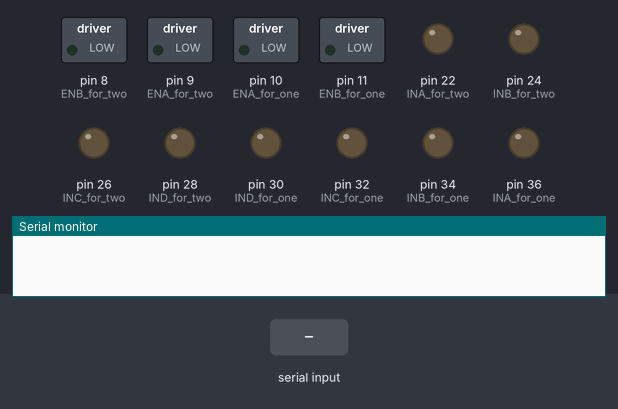
This sketch was run on a simulated Arduino Mega 2560, built with avr-gcc and run on an emulated ATmega2560. On the bench: switched loads named in the sketch (green lamp = pin HIGH), output pins drawn as LEDs (lit = HIGH), the last lines printed to the serial monitor. The test bench sets the inputs (shaded band).

Above: at 1.2 s.
1.3 s: byte 71 ('G') received over Serial
At 2.1 s:
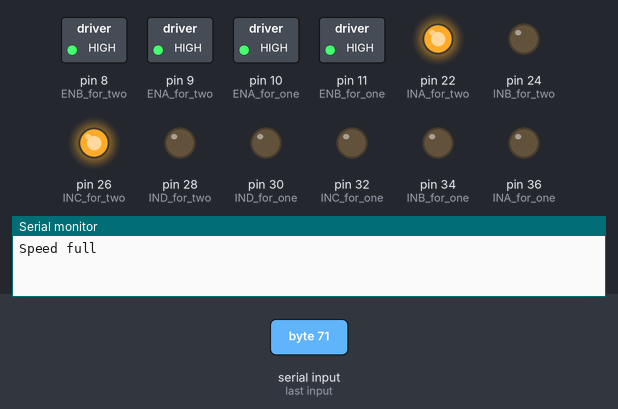
2.8 s: "S" received over Serial
At 3.3 s:
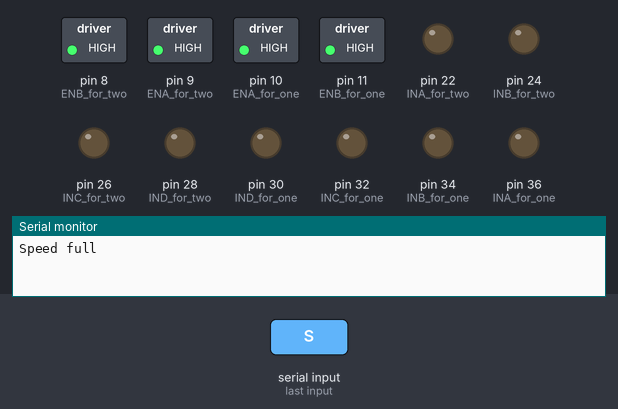
4.3 s: "F" received over Serial
At 5.5 s:
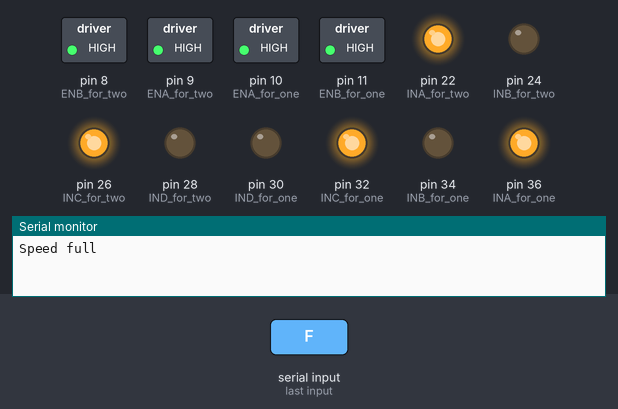
5.8 s: "B" received over Serial
At 6.7 s:
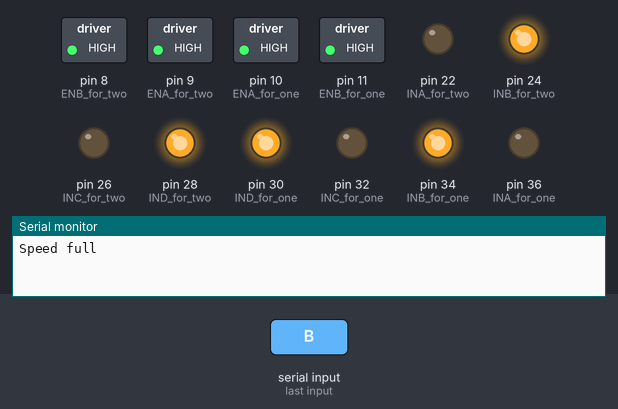
7.3 s: "R" received over Serial
At 7.9 s:
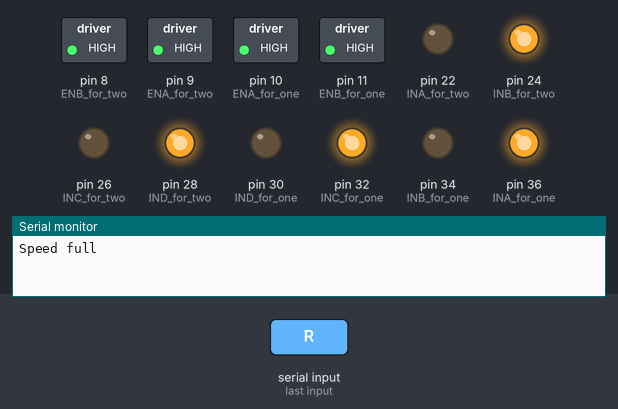
8.8 s: "L" received over Serial
At 10.2 s:
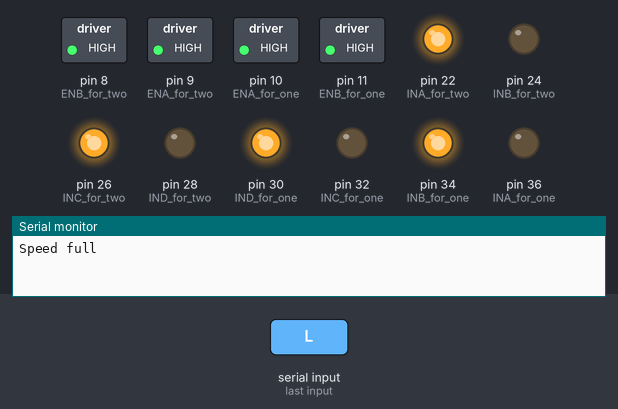
Timing chart, 0 to 11.3 s (numbered marks = the images above; inputs shaded):
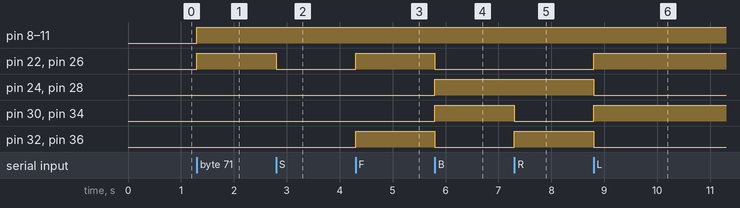

The sketch:

sketch_jun26b.ino
```cpp
int ENA_for_one = 10;
int INA_for_one = 36;
int INB_for_one = 34;
int INC_for_one = 32;
int IND_for_one = 30;
int ENB_for_one = 11;
//----
int ENA_for_two = 9;
int INA_for_two = 22;
int INB_for_two = 24;
int INC_for_two = 26;
int IND_for_two = 28;
int ENB_for_two = 8;

int incomingByte=0; // for incoming serial data
int speed_min = 135; //the minimum "speed" the motors will turn - take it lower and motors don't turn
int speed_max = 255; //

int speed_left = speed_max; // set both motors to maximum speed
int speed_right = speed_max;

void left();
void right();
void forward();
void backward();
void forward_left();
void forward_right();
void back_left();
void back_right();
void setup() {
  Serial.begin(9600);
pinMode(ENA_for_one,OUTPUT);
pinMode(INA_for_one,OUTPUT);
pinMode(INB_for_one,OUTPUT);
pinMode(INC_for_one,OUTPUT);
pinMode(IND_for_one,OUTPUT);
pinMode(ENB_for_one,OUTPUT);
//---
pinMode(ENA_for_two,OUTPUT);
pinMode(INA_for_two,OUTPUT);
pinMode(INB_for_two,OUTPUT);
pinMode(INC_for_two,OUTPUT);
pinMode(IND_for_two,OUTPUT);
pinMode(ENB_for_two,OUTPUT);
}

void loop() {

if (Serial.available() > 0) {
    incomingByte = Serial.read();
    }
  switch(incomingByte)
  {
     case 'S':
      {
        stopo();
       //Serial.println("Stop\n");
       incomingByte='*';}
     break;

     case 'F':

     {  forward();

      // Serial.println("Forward\n");
       incomingByte='*';}
     break;

      case 'B':

    {   backward();
      // Serial.println("Backward\n");
       incomingByte='*';}
     break;

     case 'R':
     // turn right
     {
       right();
      // Serial.println("Rotate Right\n");
       incomingByte='*';}
     break;
       case 'L':
      {
       left();
       //Serial.println("Rotate Left\n");
       incomingByte='*';}
     break;
     case '1':

      { speed_left = 100;
       speed_right = 100;
       //Serial.println("Speed 1\n");
       incomingByte='*';}
     break;
    case '2':
      {
        speed_left = 130;
       speed_right = 130;
       //Serial.println("Speed 2 \n");
       incomingByte='*';}
     break;
    case '3':
      {
        speed_left = 140;
       speed_right = 140;
       //Serial.println("Speed 3 \n");
       incomingByte='*';}
     break;
        case '4':
      {
        speed_left = 150;
       speed_right = 150;
       //Serial.println("Speed 4 \n");
       incomingByte='*';}
     break;
        case '5':
      {
        speed_left = 170;
       speed_right = 170;
       //Serial.println("Speed 5 \n");
       incomingByte='*';}
     break;
        case '6':
      {
        speed_left = 180;
       speed_right = 180;
       //Serial.println("Speed 6 \n");
       incomingByte='*';}
     break;
        case '7':
      {
        speed_left = 200;
       speed_right = 200;
      // Serial.println("Speed 7 \n");
       incomingByte='*';}
     break;
        case '8':
      {
        speed_left = 210;
       speed_right = 210;
       //Serial.println("Speed 8 \n");
       incomingByte='*';}
     break;
        case '9':
      {
        speed_left = 220;
       speed_right = 220;
       //Serial.println("Speed 9 \n");
       incomingByte='*';}
     break;
        case 'q':
      {
        speed_left = 255;
       speed_right = 255;
       Serial.println("Speed full \n");
       incomingByte='*';}
     break;
        case 'G':
      {
       forward_left();
       Serial.println("Speed full \n");
       incomingByte='*';}
     break;
      case 'I':
      {
       forward_right();
       Serial.println("Speed full \n");
       incomingByte='*';}
     break;
      case 'H':
      {
       back_left();
       Serial.println("Speed full \n");
       incomingByte='*';}
     break;
      case 'J':
      {
       back_right();
       Serial.println("Speed full \n");
       incomingByte='*';}
     break;
  }


}
void forward(){
analogWrite(ENA_for_one,speed_left);
digitalWrite(INA_for_one,HIGH);
digitalWrite(INB_for_one,LOW);
digitalWrite(INC_for_one,HIGH);
digitalWrite(IND_for_one,LOW);
analogWrite(ENB_for_one,speed_left);
analogWrite(ENA_for_two,speed_right);
digitalWrite(INA_for_two,HIGH);
digitalWrite(INB_for_two,LOW);
digitalWrite(INC_for_two,HIGH);
digitalWrite(IND_for_two,LOW);
analogWrite(ENB_for_two,speed_right);
  };
void backward(){
   analogWrite(ENA_for_one,speed_left);
digitalWrite(INA_for_one,LOW);
digitalWrite(INB_for_one,HIGH);
digitalWrite(INC_for_one,LOW);
digitalWrite(IND_for_one,HIGH);
analogWrite(ENB_for_one,speed_left);
//---

analogWrite(ENA_for_two,speed_right);
digitalWrite(INA_for_two,LOW);
digitalWrite(INB_for_two,HIGH);
digitalWrite(INC_for_two,LOW);
digitalWrite(IND_for_two,HIGH);
analogWrite(ENB_for_two,speed_right);
  };
void left(){
   analogWrite(ENA_for_one,speed_left);
digitalWrite(INA_for_one,LOW);
digitalWrite(INB_for_one,HIGH);
digitalWrite(INC_for_one,LOW);
digitalWrite(IND_for_one,HIGH);
analogWrite(ENB_for_one,speed_left);
//---
analogWrite(ENA_for_two,speed_right);
digitalWrite(INA_for_two,HIGH);
digitalWrite(INB_for_two,LOW);
digitalWrite(INC_for_two,HIGH);
digitalWrite(IND_for_two,LOW);
analogWrite(ENB_for_two,speed_right);
  };
void right(){
analogWrite(ENA_for_one,speed_left);
digitalWrite(INA_for_one,HIGH);
digitalWrite(INB_for_one,LOW);
digitalWrite(INC_for_one,HIGH);
digitalWrite(IND_for_one,LOW);
analogWrite(ENB_for_one,speed_left);
//--
analogWrite(ENA_for_two,speed_right);
digitalWrite(INA_for_two,LOW);
digitalWrite(INB_for_two,HIGH);
digitalWrite(INC_for_two,LOW);
digitalWrite(IND_for_two,HIGH);
analogWrite(ENB_for_two,speed_right);

  };
void stopo(){
analogWrite(ENA_for_one,speed_left);
digitalWrite(INA_for_one,LOW);
digitalWrite(INB_for_one,LOW);
digitalWrite(INC_for_one,LOW);
digitalWrite(IND_for_one,LOW);
analogWrite(ENB_for_one,speed_left);
//----
analogWrite(ENA_for_two,speed_right);
digitalWrite(INA_for_two,LOW);
digitalWrite(INB_for_two,LOW);
digitalWrite(INC_for_two,LOW);
digitalWrite(IND_for_two,LOW);
analogWrite(ENB_for_two,speed_right);

  };
void forward_right(){
analogWrite(ENA_for_one,speed_left);
digitalWrite(INA_for_one,HIGH);
digitalWrite(INB_for_one,LOW);
digitalWrite(INC_for_one,HIGH);
digitalWrite(IND_for_one,LOW);
analogWrite(ENB_for_one,speed_left);
analogWrite(ENA_for_two,speed_right);
digitalWrite(INA_for_two,LOW);
digitalWrite(INB_for_two,LOW);
digitalWrite(INC_for_two,LOW);
digitalWrite(IND_for_two,LOW);
analogWrite(ENB_for_two,speed_right);

  };
void forward_left(){
  analogWrite(ENA_for_one,speed_left);
digitalWrite(INA_for_one,LOW);
digitalWrite(INB_for_one,LOW);
digitalWrite(INC_for_one,LOW);
digitalWrite(IND_for_one,LOW);
analogWrite(ENB_for_one,speed_left);
  //---
analogWrite(ENA_for_two,speed_right);
digitalWrite(INA_for_two,HIGH);
digitalWrite(INB_for_two,LOW);
digitalWrite(INC_for_two,HIGH);
digitalWrite(IND_for_two,LOW);
analogWrite(ENB_for_two,speed_right);
  };
void back_right(){
   analogWrite(ENA_for_one,speed_left);
digitalWrite(INA_for_one,LOW);
digitalWrite(INB_for_one,HIGH);
digitalWrite(INC_for_one,LOW);
digitalWrite(IND_for_one,HIGH);
analogWrite(ENB_for_one,speed_left);
//----
analogWrite(ENA_for_two,speed_right);
digitalWrite(INA_for_two,LOW);
digitalWrite(INB_for_two,LOW);
digitalWrite(INC_for_two,LOW);
digitalWrite(IND_for_two,LOW);
analogWrite(ENB_for_two,speed_right);

  };
void back_left(){

 analogWrite(ENA_for_one,speed_left);
digitalWrite(INA_for_one,LOW);
digitalWrite(INB_for_one,LOW);
digitalWrite(INC_for_one,LOW);
digitalWrite(IND_for_one,LOW);
analogWrite(ENB_for_one,speed_left);
//--
analogWrite(ENA_for_two,speed_right);
digitalWrite(INA_for_two,LOW);
digitalWrite(INB_for_two,HIGH);
digitalWrite(INC_for_two,LOW);
digitalWrite(IND_for_two,HIGH);
analogWrite(ENB_for_two,speed_right);
  };
```

Measured:
- after the input at 1.3 s, pin 8 (ENB_for_two), pin 9 (ENA_for_two), pin 10 (ENA_for_one), pin 11 (ENB_for_one), pin 22 (INA_for_two), pin 26 (INC_for_two): LOW → HIGH at once
- after the input at 2.8 s, pin 22 (INA_for_two), pin 26 (INC_for_two): HIGH → LOW at once
- after the input at 4.3 s, pin 22 (INA_for_two), pin 26 (INC_for_two), pin 32 (INC_for_one), pin 36 (INA_for_one): LOW → HIGH at once
- after the input at 5.8 s, pin 22 (INA_for_two), pin 26 (INC_for_two), pin 32 (INC_for_one), pin 36 (INA_for_one): HIGH → LOW at once; pin 24 (INB_for_two), pin 28 (IND_for_two), pin 30 (IND_for_one), pin 34 (INB_for_one): LOW → HIGH at once
- after the input at 7.3 s, pin 30 (IND_for_one), pin 34 (INB_for_one): HIGH → LOW at once; pin 32 (INC_for_one), pin 36 (INA_for_one): LOW → HIGH at once
- after the input at 8.8 s, pin 22 (INA_for_two), pin 26 (INC_for_two), pin 30 (IND_for_one), pin 34 (INB_for_one): LOW → HIGH at once; pin 24 (INB_for_two), pin 28 (IND_for_two), pin 32 (INC_for_one), pin 36 (INA_for_one): HIGH → LOW at once
